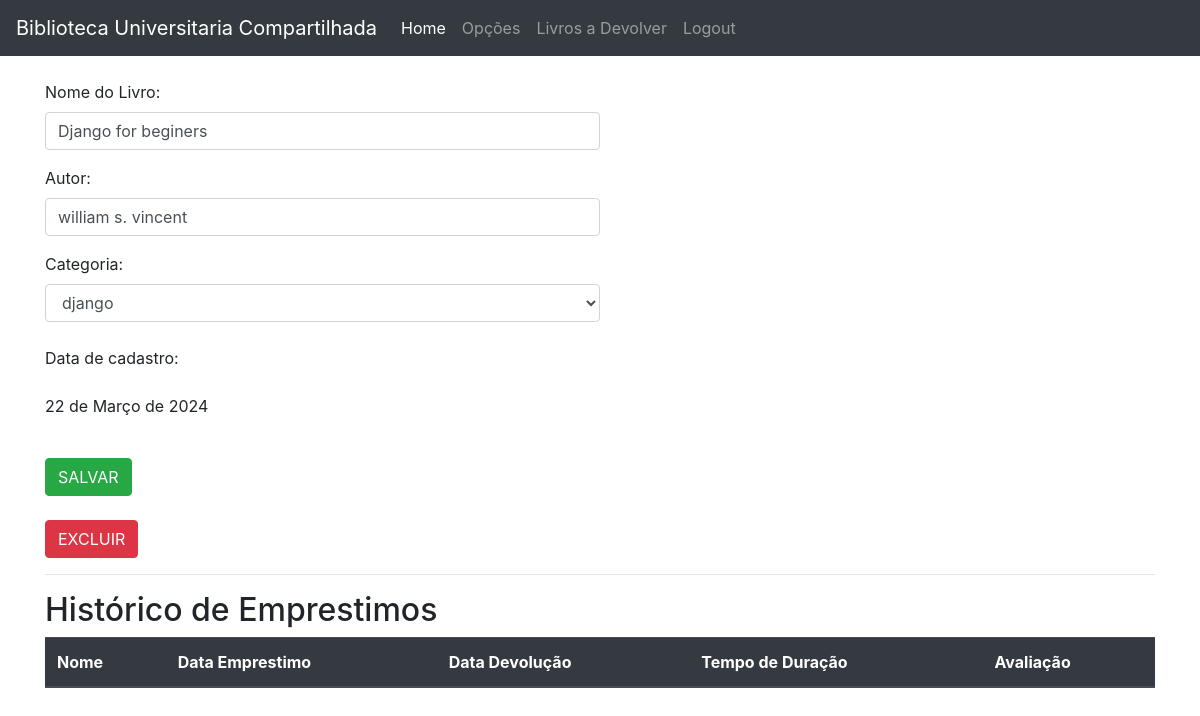
Screenshot of /livro/ver_livro/8 (signed in) with the database file from the repository.
### livro/models.py (models this page shows, shortened)
class Livro(models.Model):
    img = models.ImageField(upload_to='capa_livro', null=True, blank=True)
    nome = models.CharField(max_length = 100)
    autor = models.CharField(max_length = 30)
    data_cadastro = models.DateField(default = date.today)
    emprestado = models.BooleanField(default = False)
    categoria = models.ForeignKey(Categoria, on_delete=models.SET_NULL, null = True)
    usuario = models.ForeignKey(Usuario, on_delete=models.SET_NULL, null = True)

### livro/views.py (the view)
# urls.py: path('ver_livro/<int:id>',views.ver_livros, name = 'ver_livros'),
def ver_livros(request, id):
    if request.session.get('usuario'):
        livro = Livro.objects.get(id = id)
        if request.session.get('usuario') == livro.usuario.id:
            usuario = Usuario.objects.get(id = request.session['usuario'])
            categoria_livro = Categoria.objects.all
            emprestimos = Emprestimo.objects.filter(livro = livro)
            form = CadastroLivro()
            form.fields['usuario'].initial = request.session['usuario']
            form_categoria = CategoriaLivro()
            usuarios = Usuario.objects.all()
            livros_emprestar = Livro.objects.filter(usuario = usuario).filter(emprestado = False)
            livros_emprestados = Livro.objects.filter(usuario = usuario).filter(emprestado = True)
            return render(request,'ver_livro.html', {'livro': livro, 'categoria_livro': categoria_livro,
                                                     'emprestimos':emprestimos,
                                                     'usuario_logado': request.session.get('usuario'),
                                                     'form':form,'id_livro':id,
                                                     'form_categoria':form_categoria,
                                                     'usuarios': usuarios,
                                                     'livros_emprestar': livros_emprestar,
                                                     'livros_emprestados':livros_emprestados})
        else:
            return HttpResponse('Esse livro não é seu')

### livro/forms.py
class CadastroLivro(forms.ModelForm):
    class Meta:
        model = Livro
        fields = '__all__'
    def __init__(self, *args, **kwargs):
        super().__init__(*args, **kwargs)
        self.fields['usuario'].widget = forms.HiddenInput()

class CategoriaLivro(forms.ModelForm):
    class Meta:
        model = Categoria
        fields = '__all__'

### livro/models.py (called while the page is built)
    def __str__(self) -> str:
        return self.nome

### usuarios/models.py (called while the page is built)
    def __str__(self) -> str:
        return self.nome

### livro/templates/ver_livro.html (shortened to what this page needs)
{% extends 'base.html' %}
{% load filtros %}
{% block 'conteudo' %}
    <div class="container">
        <br>
        <form action="{% url 'alterar_livro' %}" method="POST">
            <p>
              <label>Nome do Livro:</label>
              <input style="width: 50%;" class="form-control" value="{{livro.nome}}" name="nome_livro">
            </p>
            <p>
              <label>Autor:</label>
              <input style="width: 50%;" class="form-control" value="{{livro.autor}}" name="autor">
            </p>
            <label>Categoria:</label>
            <br>
            <select style="width: 50%;" class="form-control" name="categoria_id">
                {% for i in categoria_livro %}
                    {% if livro.categoria.nome == i.nome %}
                        <option value="{{i.id}}" selected>{{i}}</option>
                    {% else %}
                        <option value="{{i.id}}">{{i}}</option>
                    {% endif %}
                {% endfor %}
            <select>
            <br>
            <p>
              <label>Data de cadastro:</label>
              <p>{{livro.data_cadastro}}</p>
            </p>
            <br>
            <input type="submit" class="btn btn-success btn-md" value="SALVAR">
        </form>
        <br>
        <button type="button" class="btn btn-danger" data-toggle="modal" data-target="#exampleModal2">
            EXCLUIR
          </button>
        <hr>
        <h2>Histórico de Emprestimos</h2>
        <table class="table table-striped table-dark">
            <thead>
              <tr>
                <th scope="col">Nome</th>
                <th scope="col">Data Emprestimo</th>
                <th scope="col">Data Devolução</th>
                <th scope="col">Tempo de Duração</th>
                <th scope="col">Avaliação</th>
              </tr>
            </thead>
          </table>
    </div>
{% endblock %}

### rows the page displays
Livro: nome_livro "Django for beginers", autor "william s. vincent", data_cadastro "22 de Março de 2024"

### other values shown
form field categoria_id "django"
